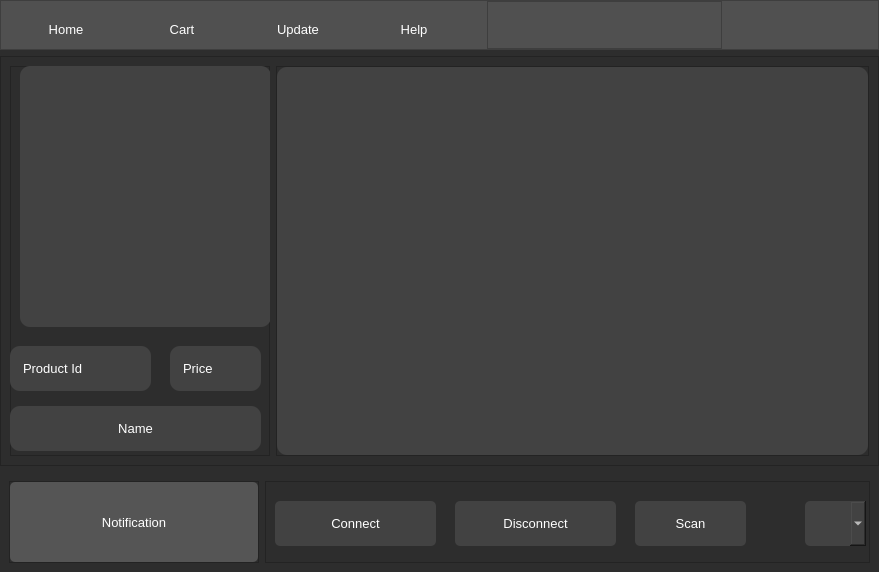
<?xml version="1.0" encoding="UTF-8"?>
<ui version="4.0">
 <class>MainWindow</class>
 <widget class="QMainWindow" name="MainWindow">
  <property name="geometry">
   <rect>
    <x>0</x>
    <y>0</y>
    <width>879</width>
    <height>572</height>
   </rect>
  </property>
  <property name="windowTitle">
   <string>MainWindow</string>
  </property>
  <property name="styleSheet">
   <string notr="true">background-color: rgb(45, 45, 45);</string>
  </property>
  <widget class="QWidget" name="mainWindow">
   <property name="styleSheet">
    <string notr="true">background-color: rgb(45, 45, 45);</string>
   </property>
   <layout class="QVBoxLayout" name="verticalLayout">
    <property name="spacing">
     <number>6</number>
    </property>
    <property name="leftMargin">
     <number>0</number>
    </property>
    <property name="topMargin">
     <number>0</number>
    </property>
    <property name="rightMargin">
     <number>0</number>
    </property>
    <property name="bottomMargin">
     <number>0</number>
    </property>
    <item>
     <widget class="QFrame" name="frame_2">
      <property name="minimumSize">
       <size>
        <width>0</width>
        <height>50</height>
       </size>
      </property>
      <property name="maximumSize">
       <size>
        <width>16777215</width>
        <height>50</height>
       </size>
      </property>
      <property name="styleSheet">
       <string notr="true">QFrame{
background-color: rgb(80, 80, 80);
}
</string>
      </property>
      <property name="frameShape">
       <enum>QFrame::StyledPanel</enum>
      </property>
      <property name="frameShadow">
       <enum>QFrame::Raised</enum>
      </property>
      <layout class="QHBoxLayout" name="horizontalLayout">
       <property name="leftMargin">
        <number>0</number>
       </property>
       <property name="topMargin">
        <number>0</number>
       </property>
       <property name="rightMargin">
        <number>0</number>
       </property>
       <property name="bottomMargin">
        <number>0</number>
       </property>
       <item>
        <widget class="QFrame" name="frame_3">
         <property name="minimumSize">
          <size>
           <width>480</width>
           <height>0</height>
          </size>
         </property>
         <property name="styleSheet">
          <string notr="true">QFrame{
background-color: rgb(80, 80, 80);
}
</string>
         </property>
         <property name="frameShape">
          <enum>QFrame::NoFrame</enum>
         </property>
         <property name="frameShadow">
          <enum>QFrame::Raised</enum>
         </property>
         <layout class="QHBoxLayout" name="horizontalLayout_5">
          <property name="spacing">
           <number>10</number>
          </property>
          <property name="topMargin">
           <number>9</number>
          </property>
          <property name="bottomMargin">
           <number>0</number>
          </property>
          <item>
           <widget class="QPushButton" name="btn_home">
            <property name="maximumSize">
             <size>
              <width>100</width>
              <height>40</height>
             </size>
            </property>
            <property name="font">
             <font>
              <pointsize>10</pointsize>
             </font>
            </property>
            <property name="styleSheet">
             <string notr="true">QPushButton{
	color: rgb(255, 255, 255);
	background-color: rgb(80, 80, 80);
	border:none;
}

QPushButton:hover{
	border-bottom: 3px solid rgb(255,255,255);
}

QPushButton:pressed{
	border-bottom: 2px solid rgb(255,255,255);	
}

 QPushButton:focus{
    color: rgb(255, 255, 255);
    border-bottom: 2px solid rgb(255,255,255);	
  }</string>
            </property>
            <property name="text">
             <string>Home</string>
            </property>
            <property name="iconSize">
             <size>
              <width>30</width>
              <height>30</height>
             </size>
            </property>
            <property name="flat">
             <bool>true</bool>
            </property>
           </widget>
          </item>
          <item>
           <widget class="QPushButton" name="btn_cart">
            <property name="maximumSize">
             <size>
              <width>100</width>
              <height>40</height>
             </size>
            </property>
            <property name="font">
             <font>
              <pointsize>10</pointsize>
             </font>
            </property>
            <property name="styleSheet">
             <string notr="true">QPushButton{
	color: rgb(255, 255, 255);
	background-color: rgb(80, 80, 80);
	border:none;
}

QPushButton:hover{
	border-bottom: 3px solid rgb(255,255,255);
}

QPushButton:pressed{
	border-bottom: 2px solid rgb(255,255,255);	
}

 QPushButton:focus{
    color: rgb(255, 255, 255);
    border-bottom: 2px solid rgb(255,255,255);	
  }</string>
            </property>
            <property name="text">
             <string>Cart</string>
            </property>
            <property name="iconSize">
             <size>
              <width>30</width>
              <height>30</height>
             </size>
            </property>
            <property name="flat">
             <bool>true</bool>
            </property>
           </widget>
          </item>
          <item>
           <widget class="QPushButton" name="btn_update">
            <property name="maximumSize">
             <size>
              <width>100</width>
              <height>40</height>
             </size>
            </property>
            <property name="font">
             <font>
              <pointsize>10</pointsize>
             </font>
            </property>
            <property name="styleSheet">
             <string notr="true">QPushButton{
	color: rgb(255, 255, 255);
	background-color: rgb(80, 80, 80);
	border:none;
}

QPushButton:hover{
	border-bottom: 3px solid rgb(255,255,255);
}

QPushButton:pressed{
	border-bottom: 2px solid rgb(255,255,255);	
}

 QPushButton:focus{
    color: rgb(255, 255, 255);
    border-bottom: 2px solid rgb(255,255,255);	
  }</string>
            </property>
            <property name="text">
             <string>Update</string>
            </property>
            <property name="iconSize">
             <size>
              <width>30</width>
              <height>30</height>
             </size>
            </property>
            <property name="flat">
             <bool>true</bool>
            </property>
           </widget>
          </item>
          <item>
           <widget class="QPushButton" name="btn_option">
            <property name="maximumSize">
             <size>
              <width>100</width>
              <height>40</height>
             </size>
            </property>
            <property name="font">
             <font>
              <pointsize>10</pointsize>
             </font>
            </property>
            <property name="styleSheet">
             <string notr="true">QPushButton{
	color: rgb(255, 255, 255);
	background-color: rgb(80, 80, 80);
	border:none;
}

QPushButton:hover{
	border-bottom: 3px solid rgb(255,255,255);
}

QPushButton:pressed{
	border-bottom: 2px solid rgb(255,255,255);	
}

 QPushButton:focus{
    color: rgb(255, 255, 255);
    border-bottom: 2px solid rgb(255,255,255);	
  }</string>
            </property>
            <property name="text">
             <string>Help</string>
            </property>
            <property name="iconSize">
             <size>
              <width>30</width>
              <height>30</height>
             </size>
            </property>
            <property name="flat">
             <bool>true</bool>
            </property>
           </widget>
          </item>
         </layout>
        </widget>
       </item>
       <item>
        <widget class="QFrame" name="frame_4">
         <property name="styleSheet">
          <string notr="true">QFrame{
background-color: rgb(80, 80, 80);
}
</string>
         </property>
         <property name="frameShape">
          <enum>QFrame::StyledPanel</enum>
         </property>
         <property name="frameShadow">
          <enum>QFrame::Raised</enum>
         </property>
        </widget>
       </item>
       <item>
        <widget class="QFrame" name="frame_5">
         <property name="maximumSize">
          <size>
           <width>150</width>
           <height>16777215</height>
          </size>
         </property>
         <property name="frameShape">
          <enum>QFrame::NoFrame</enum>
         </property>
         <property name="frameShadow">
          <enum>QFrame::Raised</enum>
         </property>
         <widget class="QPushButton" name="btn_maximize">
          <property name="geometry">
           <rect>
            <x>65</x>
            <y>7</y>
            <width>30</width>
            <height>30</height>
           </rect>
          </property>
          <property name="minimumSize">
           <size>
            <width>30</width>
            <height>30</height>
           </size>
          </property>
          <property name="maximumSize">
           <size>
            <width>30</width>
            <height>30</height>
           </size>
          </property>
          <property name="styleSheet">
           <string notr="true">QPushButton{
	border:none;
	border-radius: 8px;
background-color: rgb(80, 80, 80)
}

QPushButton:hover{	
background-color: rgb(120, 117, 113);
}</string>
          </property>
          <property name="text">
           <string/>
          </property>
          <property name="iconSize">
           <size>
            <width>30</width>
            <height>30</height>
           </size>
          </property>
         </widget>
         <widget class="QPushButton" name="btn_close">
          <property name="geometry">
           <rect>
            <x>110</x>
            <y>7</y>
            <width>30</width>
            <height>30</height>
           </rect>
          </property>
          <property name="minimumSize">
           <size>
            <width>30</width>
            <height>30</height>
           </size>
          </property>
          <property name="maximumSize">
           <size>
            <width>30</width>
            <height>30</height>
           </size>
          </property>
          <property name="styleSheet">
           <string notr="true">QPushButton{
	border:none;
	border-radius: 8px;
background-color: rgb(80, 80, 80)
}

QPushButton:hover{	
	background-color: rgb(255, 0, 0);
	
}</string>
          </property>
          <property name="text">
           <string/>
          </property>
          <property name="iconSize">
           <size>
            <width>30</width>
            <height>30</height>
           </size>
          </property>
         </widget>
         <widget class="QPushButton" name="btn_minimize">
          <property name="geometry">
           <rect>
            <x>20</x>
            <y>10</y>
            <width>30</width>
            <height>30</height>
           </rect>
          </property>
          <property name="minimumSize">
           <size>
            <width>30</width>
            <height>30</height>
           </size>
          </property>
          <property name="maximumSize">
           <size>
            <width>17</width>
            <height>17</height>
           </size>
          </property>
          <property name="styleSheet">
           <string notr="true">QPushButton{
	border:none;
	border-radius: 8px;
background-color: rgb(80, 80, 80)
}

QPushButton:hover{	
	background-color: rgb(120, 117, 113);
}</string>
          </property>
          <property name="text">
           <string/>
          </property>
          <property name="iconSize">
           <size>
            <width>30</width>
            <height>30</height>
           </size>
          </property>
         </widget>
        </widget>
       </item>
      </layout>
     </widget>
    </item>
    <item>
     <widget class="QStackedWidget" name="stackedWidget">
      <property name="currentIndex">
       <number>0</number>
      </property>
      <widget class="QWidget" name="home">
       <widget class="QFrame" name="frame">
        <property name="geometry">
         <rect>
          <x>0</x>
          <y>416</y>
          <width>879</width>
          <height>100</height>
         </rect>
        </property>
        <property name="minimumSize">
         <size>
          <width>0</width>
          <height>100</height>
         </size>
        </property>
        <property name="maximumSize">
         <size>
          <width>16777215</width>
          <height>100</height>
         </size>
        </property>
        <property name="frameShape">
         <enum>QFrame::NoFrame</enum>
        </property>
        <property name="frameShadow">
         <enum>QFrame::Raised</enum>
        </property>
        <layout class="QHBoxLayout" name="horizontalLayout_4">
         <item>
          <widget class="QFrame" name="frame_8">
           <property name="minimumSize">
            <size>
             <width>250</width>
             <height>0</height>
            </size>
           </property>
           <property name="maximumSize">
            <size>
             <width>200</width>
             <height>16777215</height>
            </size>
           </property>
           <property name="styleSheet">
            <string notr="true">QLabel{
	color: rgb(255, 255, 255);
	background-color: rgb(66, 66, 66);
	border-radius: 10px;
}</string>
           </property>
           <property name="frameShape">
            <enum>QFrame::StyledPanel</enum>
           </property>
           <property name="frameShadow">
            <enum>QFrame::Raised</enum>
           </property>
           <layout class="QHBoxLayout" name="horizontalLayout_6">
            <property name="spacing">
             <number>0</number>
            </property>
            <property name="leftMargin">
             <number>0</number>
            </property>
            <property name="topMargin">
             <number>0</number>
            </property>
            <property name="rightMargin">
             <number>0</number>
            </property>
            <property name="bottomMargin">
             <number>0</number>
            </property>
            <item>
             <widget class="QLabel" name="label_notification">
              <property name="font">
               <font>
                <family>MS Shell Dlg 2</family>
                <pointsize>10</pointsize>
                <weight>50</weight>
                <bold>false</bold>
               </font>
              </property>
              <property name="styleSheet">
               <string notr="true">QLabel{
	color: rgb(255, 255, 255);
	background-color: rgb(85, 85, 85);
	border-radius: 5px;
}</string>
              </property>
              <property name="text">
               <string>Notification</string>
              </property>
              <property name="alignment">
               <set>Qt::AlignCenter</set>
              </property>
              <property name="wordWrap">
               <bool>true</bool>
              </property>
             </widget>
            </item>
           </layout>
          </widget>
         </item>
         <item>
          <widget class="QFrame" name="frame_9">
           <property name="styleSheet">
            <string notr="true"/>
           </property>
           <property name="frameShape">
            <enum>QFrame::StyledPanel</enum>
           </property>
           <property name="frameShadow">
            <enum>QFrame::Raised</enum>
           </property>
           <widget class="QPushButton" name="btn_connect">
            <property name="geometry">
             <rect>
              <x>10</x>
              <y>20</y>
              <width>161</width>
              <height>45</height>
             </rect>
            </property>
            <property name="minimumSize">
             <size>
              <width>0</width>
              <height>45</height>
             </size>
            </property>
            <property name="maximumSize">
             <size>
              <width>16777215</width>
              <height>45</height>
             </size>
            </property>
            <property name="font">
             <font>
              <pointsize>10</pointsize>
             </font>
            </property>
            <property name="styleSheet">
             <string notr="true">QPushButton{
	color: rgb(255, 255, 255);
	background-color: rgb(66, 66, 66);
	border:none;
	border-radius: 5px;
}

QPushButton:hover{
	border-radius: 10px;
}

QPushButton:pressed{
	border: 2px solid rgb(255,255,255);	
}</string>
            </property>
            <property name="text">
             <string>Connect</string>
            </property>
            <property name="iconSize">
             <size>
              <width>30</width>
              <height>30</height>
             </size>
            </property>
            <property name="flat">
             <bool>true</bool>
            </property>
           </widget>
           <widget class="QPushButton" name="btn_disconnect">
            <property name="geometry">
             <rect>
              <x>190</x>
              <y>20</y>
              <width>161</width>
              <height>45</height>
             </rect>
            </property>
            <property name="minimumSize">
             <size>
              <width>0</width>
              <height>45</height>
             </size>
            </property>
            <property name="maximumSize">
             <size>
              <width>16777215</width>
              <height>45</height>
             </size>
            </property>
            <property name="font">
             <font>
              <pointsize>10</pointsize>
             </font>
            </property>
            <property name="styleSheet">
             <string notr="true">QPushButton{
	color: rgb(255, 255, 255);
	background-color: rgb(66, 66, 66);
	border:none;
	border-radius: 5px;
}

QPushButton:hover{
	border-radius: 10px;
}

QPushButton:pressed{
	border: 2px solid rgb(255,255,255);	
}</string>
            </property>
            <property name="text">
             <string>Disconnect</string>
            </property>
            <property name="iconSize">
             <size>
              <width>30</width>
              <height>30</height>
             </size>
            </property>
            <property name="flat">
             <bool>true</bool>
            </property>
           </widget>
           <widget class="QPushButton" name="btn_disconnect_2">
            <property name="geometry">
             <rect>
              <x>370</x>
              <y>20</y>
              <width>111</width>
              <height>45</height>
             </rect>
            </property>
            <property name="minimumSize">
             <size>
              <width>0</width>
              <height>45</height>
             </size>
            </property>
            <property name="maximumSize">
             <size>
              <width>16777215</width>
              <height>45</height>
             </size>
            </property>
            <property name="font">
             <font>
              <pointsize>10</pointsize>
             </font>
            </property>
            <property name="styleSheet">
             <string notr="true">QPushButton{
	color: rgb(255, 255, 255);
	background-color: rgb(66, 66, 66);
	border:none;
	border-radius: 5px;
}

QPushButton:hover{
	border-radius: 10px;
}

QPushButton:pressed{
	border: 2px solid rgb(255,255,255);	
}</string>
            </property>
            <property name="text">
             <string>Scan</string>
            </property>
            <property name="iconSize">
             <size>
              <width>30</width>
              <height>30</height>
             </size>
            </property>
            <property name="flat">
             <bool>true</bool>
            </property>
           </widget>
           <widget class="QComboBox" name="comboBox">
            <property name="geometry">
             <rect>
              <x>540</x>
              <y>20</y>
              <width>61</width>
              <height>45</height>
             </rect>
            </property>
            <property name="minimumSize">
             <size>
              <width>0</width>
              <height>45</height>
             </size>
            </property>
            <property name="maximumSize">
             <size>
              <width>16777215</width>
              <height>45</height>
             </size>
            </property>
            <property name="font">
             <font>
              <pointsize>10</pointsize>
             </font>
            </property>
            <property name="styleSheet">
             <string notr="true">QComboBox{
	color: rgb(255, 255, 255);
	background-color: rgb(66, 66, 66);
	padding-left:10px;
	border-radius: 5px;
}</string>
            </property>
            <property name="frame">
             <bool>false</bool>
            </property>
           </widget>
          </widget>
         </item>
        </layout>
       </widget>
       <widget class="QFrame" name="content">
        <property name="geometry">
         <rect>
          <x>0</x>
          <y>0</y>
          <width>879</width>
          <height>410</height>
         </rect>
        </property>
        <property name="frameShape">
         <enum>QFrame::StyledPanel</enum>
        </property>
        <property name="frameShadow">
         <enum>QFrame::Raised</enum>
        </property>
        <layout class="QHBoxLayout" name="horizontalLayout_3">
         <property name="spacing">
          <number>6</number>
         </property>
         <item>
          <widget class="QFrame" name="frame_6">
           <property name="maximumSize">
            <size>
             <width>260</width>
             <height>16777215</height>
            </size>
           </property>
           <property name="styleSheet">
            <string notr="true"/>
           </property>
           <property name="frameShape">
            <enum>QFrame::StyledPanel</enum>
           </property>
           <property name="frameShadow">
            <enum>QFrame::Raised</enum>
           </property>
           <widget class="QLabel" name="image">
            <property name="geometry">
             <rect>
              <x>10</x>
              <y>0</y>
              <width>251</width>
              <height>261</height>
             </rect>
            </property>
            <property name="font">
             <font>
              <family>Arial</family>
              <pointsize>14</pointsize>
              <weight>50</weight>
              <bold>false</bold>
             </font>
            </property>
            <property name="styleSheet">
             <string notr="true">QLabel{
	color: rgb(255, 255, 255);
	background-color: rgb(66, 66, 66);
	border-radius: 10px;
}</string>
            </property>
            <property name="text">
             <string/>
            </property>
            <property name="alignment">
             <set>Qt::AlignCenter</set>
            </property>
           </widget>
           <widget class="QLabel" name="itemId">
            <property name="geometry">
             <rect>
              <x>0</x>
              <y>280</y>
              <width>141</width>
              <height>45</height>
             </rect>
            </property>
            <property name="minimumSize">
             <size>
              <width>45</width>
              <height>45</height>
             </size>
            </property>
            <property name="font">
             <font>
              <family>MS Shell Dlg 2</family>
              <pointsize>10</pointsize>
              <weight>50</weight>
              <bold>false</bold>
             </font>
            </property>
            <property name="styleSheet">
             <string notr="true">QLabel{
	color: rgb(255, 255, 255);
	background-color: rgb(66, 66, 66);
	border-radius: 10px;
	padding-left:10px;

}</string>
            </property>
            <property name="text">
             <string>Product Id</string>
            </property>
            <property name="alignment">
             <set>Qt::AlignLeading|Qt::AlignLeft|Qt::AlignVCenter</set>
            </property>
           </widget>
           <widget class="QLabel" name="itemPrice">
            <property name="geometry">
             <rect>
              <x>160</x>
              <y>280</y>
              <width>91</width>
              <height>45</height>
             </rect>
            </property>
            <property name="minimumSize">
             <size>
              <width>45</width>
              <height>45</height>
             </size>
            </property>
            <property name="font">
             <font>
              <family>MS Shell Dlg 2</family>
              <pointsize>10</pointsize>
              <weight>50</weight>
              <bold>false</bold>
             </font>
            </property>
            <property name="styleSheet">
             <string notr="true">QLabel{
	color: rgb(255, 255, 255);
	background-color: rgb(66, 66, 66);
	border-radius: 10px;
	padding-left:10px;

}</string>
            </property>
            <property name="text">
             <string>Price</string>
            </property>
            <property name="alignment">
             <set>Qt::AlignLeading|Qt::AlignLeft|Qt::AlignVCenter</set>
            </property>
           </widget>
           <widget class="QLabel" name="itemName">
            <property name="geometry">
             <rect>
              <x>0</x>
              <y>340</y>
              <width>251</width>
              <height>45</height>
             </rect>
            </property>
            <property name="minimumSize">
             <size>
              <width>45</width>
              <height>45</height>
             </size>
            </property>
            <property name="font">
             <font>
              <family>MS Shell Dlg 2</family>
              <pointsize>10</pointsize>
              <weight>50</weight>
              <bold>false</bold>
             </font>
            </property>
            <property name="styleSheet">
             <string notr="true">QLabel{
	color: rgb(255, 255, 255);
	background-color: rgb(66, 66, 66);
	border-radius: 10px;

}</string>
            </property>
            <property name="text">
             <string>Name</string>
            </property>
            <property name="alignment">
             <set>Qt::AlignCenter</set>
            </property>
           </widget>
          </widget>
         </item>
         <item>
          <widget class="QFrame" name="frame_7">
           <property name="styleSheet">
            <string notr="true"/>
           </property>
           <property name="frameShape">
            <enum>QFrame::StyledPanel</enum>
           </property>
           <property name="frameShadow">
            <enum>QFrame::Raised</enum>
           </property>
           <layout class="QVBoxLayout" name="verticalLayout_2">
            <property name="leftMargin">
             <number>0</number>
            </property>
            <property name="topMargin">
             <number>0</number>
            </property>
            <property name="rightMargin">
             <number>0</number>
            </property>
            <property name="bottomMargin">
             <number>0</number>
            </property>
            <item>
             <widget class="QLabel" name="cameraFeed">
              <property name="font">
               <font>
                <pointsize>11</pointsize>
               </font>
              </property>
              <property name="styleSheet">
               <string notr="true">QLabel{
	color: rgb(255, 255, 255);
	background-color: rgb(66, 66, 66);
	border-radius: 10px;
}</string>
              </property>
              <property name="text">
               <string/>
              </property>
              <property name="alignment">
               <set>Qt::AlignCenter</set>
              </property>
             </widget>
            </item>
           </layout>
          </widget>
         </item>
        </layout>
       </widget>
      </widget>
      <widget class="QWidget" name="update">
       <widget class="QLabel" name="label">
        <property name="geometry">
         <rect>
          <x>310</x>
          <y>240</y>
          <width>241</width>
          <height>61</height>
         </rect>
        </property>
        <property name="font">
         <font>
          <pointsize>16</pointsize>
         </font>
        </property>
        <property name="styleSheet">
         <string notr="true">color: rgb(255, 255, 255);</string>
        </property>
        <property name="text">
         <string>Update</string>
        </property>
        <property name="alignment">
         <set>Qt::AlignCenter</set>
        </property>
       </widget>
      </widget>
      <widget class="QWidget" name="page">
       <widget class="QLabel" name="label_3">
        <property name="geometry">
         <rect>
          <x>340</x>
          <y>220</y>
          <width>241</width>
          <height>61</height>
         </rect>
        </property>
        <property name="font">
         <font>
          <pointsize>16</pointsize>
         </font>
        </property>
        <property name="styleSheet">
         <string notr="true">color: rgb(255, 255, 255);</string>
        </property>
        <property name="text">
         <string>Help</string>
        </property>
        <property name="alignment">
         <set>Qt::AlignCenter</set>
        </property>
       </widget>
      </widget>
      <widget class="QWidget" name="cart">
       <widget class="QLabel" name="label_2">
        <property name="geometry">
         <rect>
          <x>280</x>
          <y>240</y>
          <width>241</width>
          <height>61</height>
         </rect>
        </property>
        <property name="font">
         <font>
          <pointsize>16</pointsize>
         </font>
        </property>
        <property name="styleSheet">
         <string notr="true">color: rgb(255, 255, 255);</string>
        </property>
        <property name="text">
         <string>Cart</string>
        </property>
        <property name="alignment">
         <set>Qt::AlignCenter</set>
        </property>
       </widget>
      </widget>
     </widget>
    </item>
   </layout>
  </widget>
 </widget>
 <resources>
  <include location="../resource/icons.qrc"/>
 </resources>
 <connections/>
</ui>
